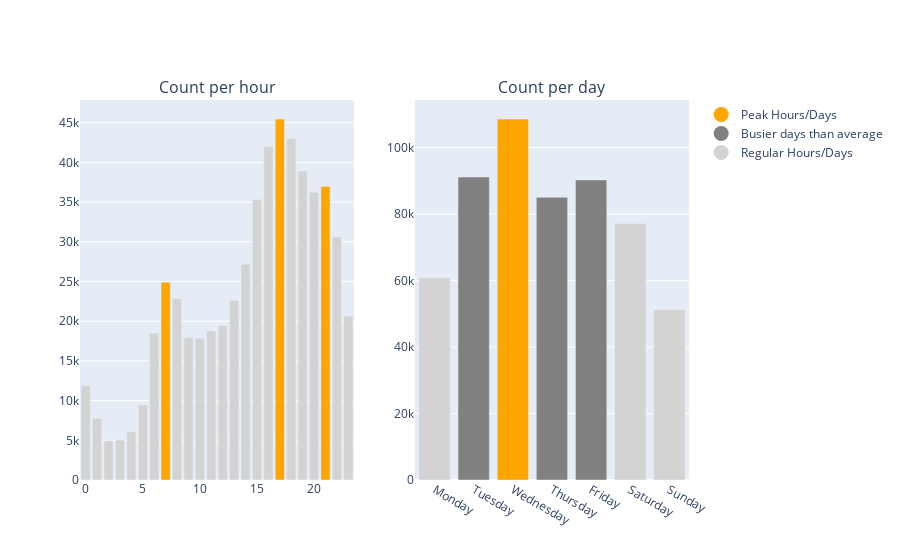

Here is the notebook cell this chart was saved with:
### Code cell
# applying the function on my dataframe
show_peak(data)

### Figure 1 — Plotly figure (JSON) as saved in the notebook; plotly's stock layout.template omitted (floating-point values rounded to 4 significant figures)
{"data": [{"marker": {"color": ["lightgrey", "lightgrey", "lightgrey", "lightgrey", "lightgrey", "lightgrey", "lightgrey", "orange", "lightgrey", "lightgrey", "lightgrey", "lightgrey", "lightgrey", "lightgrey", "lightgrey", "lightgrey", "lightgrey", "orange", "lightgrey", "lightgrey", "lightgrey", "orange", "lightgrey", "lightgrey"]}, "showlegend": false, "type": "bar", "x": [0, 1, 2, 3, 4, 5, 6, 7, 8, 9, 10, 11, 12, 13, 14, 15, 16, 17, 18, 19, 20, 21, 22, 23], "xaxis": "x", "y": [11910, 7769, 4935, 5040, 6095, 9476, 18498, 24924, 22843, 17939, 17865, 18774, 19425, 22603, 27190, 35324, 42003, 45475, 43003, 38923, 36244, 36964, 30645, 20649], "yaxis": "y"}, {"marker": {"color": ["lightgrey", "grey", "orange", "grey", "grey", "lightgrey", "lightgrey"]}, "showlegend": false, "type": "bar", "x": ["Monday", "Tuesday", "Wednesday", "Thursday", "Friday", "Saturday", "Sunday"], "xaxis": "x2", "y": [60861, 91185, 108631, 85067, 90303, 77218, 51251], "yaxis": "y2"}, {"marker": {"color": "orange", "size": 15}, "mode": "markers", "name": "Peak Hours/Days", "showlegend": true, "type": "scatter", "x": [null], "y": [null]}, {"marker": {"color": "grey", "size": 15}, "mode": "markers", "name": "Busier days than average", "showlegend": true, "type": "scatter", "x": [null], "y": [null]}, {"marker": {"color": "lightgrey", "size": 15}, "mode": "markers", "name": "Regular Hours/Days", "showlegend": true, "type": "scatter", "x": [null], "y": [null]}], "layout": {"annotations": [{"font": {"size": 16}, "showarrow": false, "text": "Count per hour", "x": 0.225, "xanchor": "center", "xref": "paper", "y": 1, "yanchor": "bottom", "yref": "paper"}, {"font": {"size": 16}, "showarrow": false, "text": "Count per day", "x": 0.775, "xanchor": "center", "xref": "paper", "y": 1, "yanchor": "bottom", "yref": "paper"}], "xaxis": {"anchor": "y", "domain": [0, 0.45]}, "xaxis2": {"anchor": "y2", "domain": [0.55, 1]}, "yaxis": {"anchor": "x", "domain": [0, 1]}, "yaxis2": {"anchor": "x2", "domain": [0, 1]}}}
